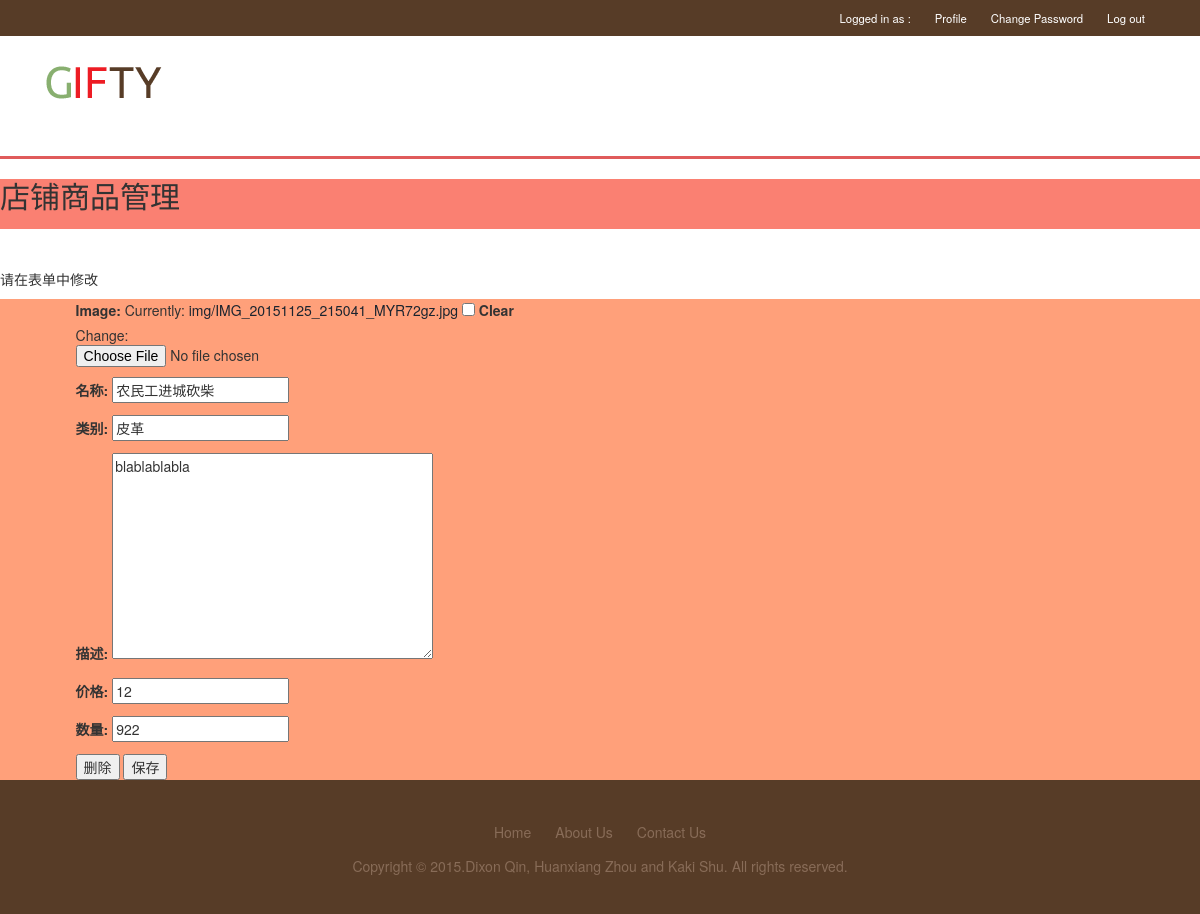
Page /shop/goods/1/ (signed in) on the committed database.
### shopping/models.py (models this page shows, shortened)
class Goods(models.Model):
	image = models.ImageField(upload_to = 'img', null=True, blank=True, default="img/no_img.jpg")
	shop = models.ForeignKey(Shop, on_delete = models.CASCADE)
	name = models.CharField(max_length = 30)
	category = models.CharField(max_length = 20, default="")
	description = models.TextField(max_length = 300)
	price = models.IntegerField(default = 0)
	number = models.IntegerField(default = 0)
	sold_number = models.IntegerField(default = 0)
	rating = models.IntegerField(default = 0)
	rating_number = models.IntegerField(default = 0)
	rating_total = models.IntegerField(default = 0)

### shopping/views.py (the view)
# urls.py: url(r'^shop/goods/(?P<goods_id>[0-9]+)/$', views.ManageGoods),
def ManageGoods(request, goods_id):
	if not request.user.is_authenticated():
		return HttpResponseRedirect('/')
	goods = Goods.objects.get(pk = goods_id)
	message = '请在表单中修改'
	if request.method == 'POST':
		form = ManageGoodsForm(request.POST, request.FILES, instance = goods)
		if form.is_valid():
			if 'delete' in request.POST:
				shop_id = goods.shop.id
				goods.delete()
				return HttpResponseRedirect('/shop/'+str(shop_id)+'/')
			if 'save' in request.POST:
				form.save()
				form = ManageGoodsForm(instance= goods)
				message = '成功修改！'
	else:
		form = ManageGoodsForm(instance = goods)
	context = {
        'goods': goods,
        'form' : form,
        'message' : message,
    }
	return render(request, 'shopping/shop_goods.html', context)

### shopping/forms.py
class ManageGoodsForm(forms.ModelForm):
	class Meta:
		model = Goods
		exclude = ['shop', 'rating','rating_number', 'rating_total', 'sold_number']
		labels = {
			'name':_("名称"),
			'category':_("类别"),
			'description':_("描述"),
			'price':_("价格"),
			'number':_("数量"),
		}

### shopping/templates/shopping/shop_goods.html (shortened to what this page needs)
{% extends "base.html" %}
{% block content %}
<h2>店铺商品管理</h2>
<p> {{message}} </p>
<form method="POST" enctype="multipart/form-data">
	<section>
	{{ form.as_p }}
	<button type="submit" name = "delete">删除</button>
	<button type="submit" name = "save">保存</button>
	</section>
</form>
{% endblock %}

### shopping/static/css/style.css (style rules this page uses)
h4, h5, h6, h1, h2, h3 { margin-top: 0; background-color: #FA8072; font-family: 'M+ 1mn'; height: 50px; }
p { margin: 0; }
html, body { font-family: 'Raleway', sans-serif; font-size: 100%; background:#fff; }
section { background-color: #FFA07A; padding-left: 2cm; display: inline; }
body a { transition: 0.5s all; -webkit-transition: 0.5s all; -o-transition: 0.5s all; -ms-transition: 0.5s all; -moz-transition: 0.5s all; }

### rows in the picture
Goods: name "农民工进城砍柴", category "皮革", description "blablablabla", price "12", number "922"

### other values in the picture
{{ message }} "请在表单中修改"
